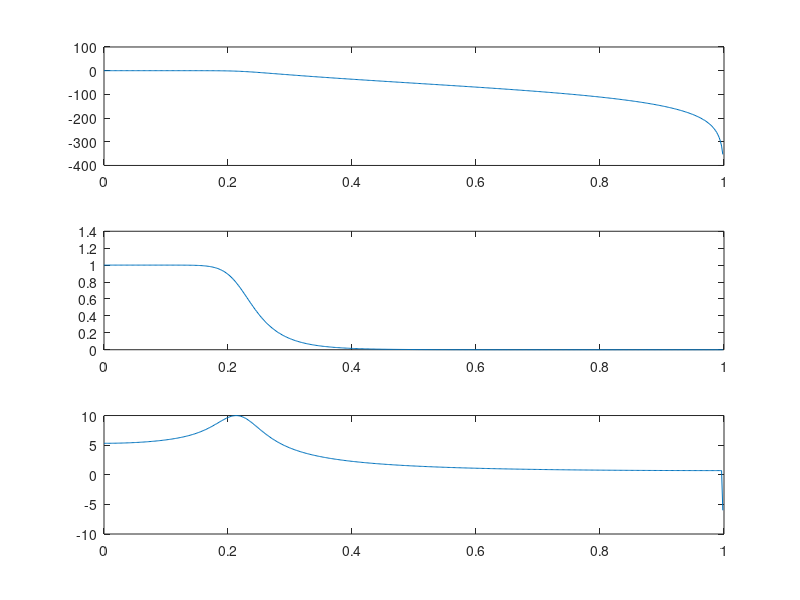

This figure's MATLAB source: (Note: this script raises an error after producing the figure.)

fs = 1; % sampling frequency in Hz : does not matter
wp = 0.2*pi;
ws = 0.3*pi;
Wp = 2*fs*tan(wp/2);
Ws = 2*fs*tan(ws/2);
d1 =0.89125; % INSERT CODE HERE
d2 =0.17783; % INSERT CODE HERE


[Nm, Wcm] = buttord(Wp, Ws, -20*log10(d1), -20*log10(d2), 's');
[Bm, Am] = butter(Nm, Wcm, 's'); % Construct filter
[Bzm, Azm] = bilinear(Bm, Am, fs); % Analog -> Digital
[Hm, w] = freqz(Bzm, Azm, 512);
[Gdm, w] = grpdelay(Bzm, Azm, 512);
figure;
subplot(311);plot(w/pi, 20*log10(abs(Hm)));
subplot(312);plot(w/pi, abs(Hm));
subplot(313);plot(w/pi, Gdm)

[s,fs] = wavread('/home/klodjan/MEGA/simeiosis/HY370/Laborator_5/speech.wav');
soundsc(s, fs);

y=filter(Bzm,Azm,s);
soundsc(y, fs);
